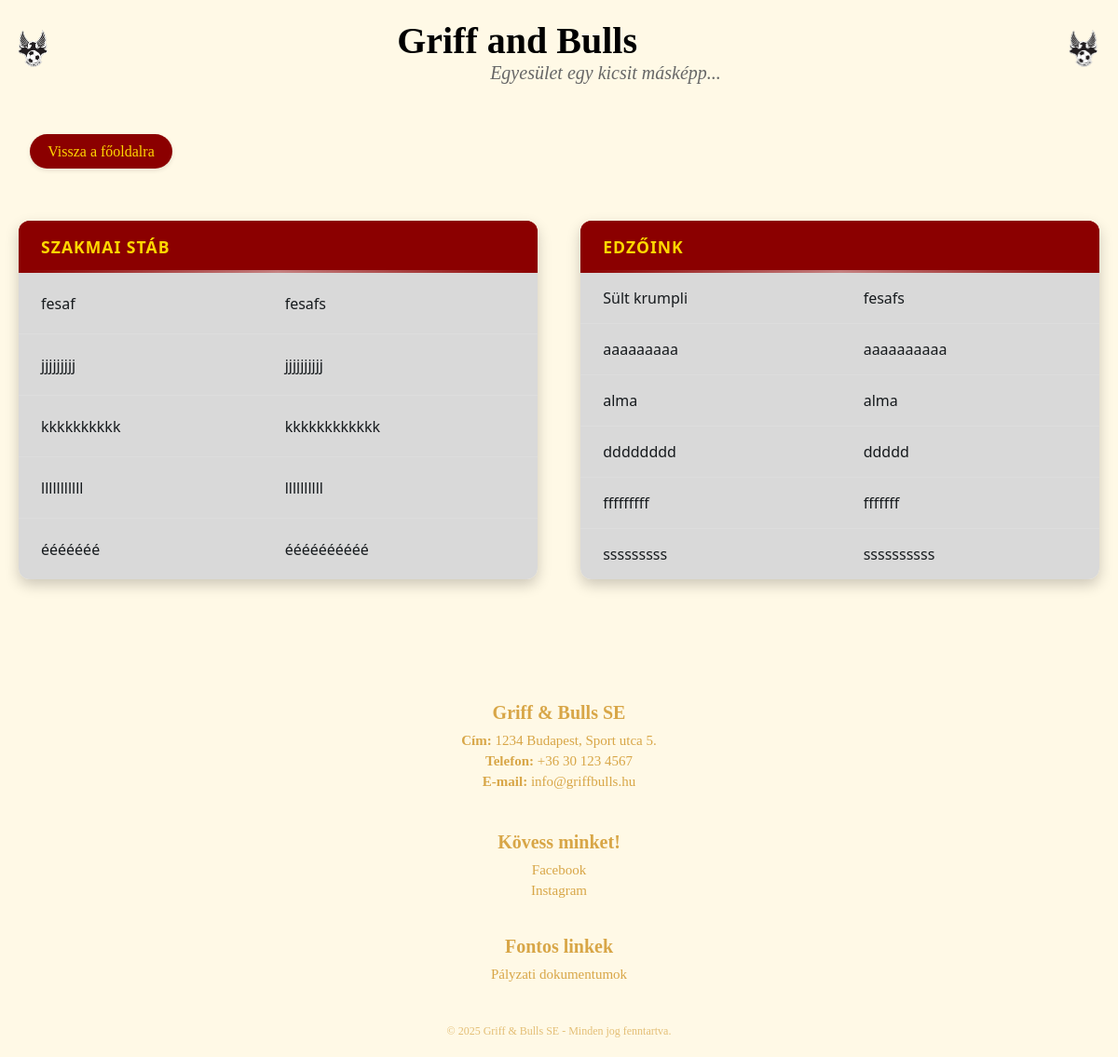
The app's page /edzok/ with its own data.
### hirek/models.py (models this page shows, shortened)
class Edzo(models.Model):
    TIPUS_CHOICES = [
        ('edzo', 'Edző'),
        ('szakmai', 'Szakmai Stáb'),
    ]
    nev = models.CharField("Név", max_length=250)
    pozicio = models.CharField("Pozíció", max_length=250)
    tipus = models.CharField("Típus", max_length=10, choices=TIPUS_CHOICES)
    korosztalyok = models.ManyToManyField(Korosztaly, blank=True, verbose_name="Vezetett korosztályok")
    class Meta:
        verbose_name = "Edző/Szakmai tag"
        verbose_name_plural = "Edzők/Szakmai stáb"

### hirek/views.py (the view)
# urls.py: path('edzok/', edzok, name='edzok'),
def edzok(request):
    edzok = Edzo.objects.all().order_by('tipus', 'nev')
    return render(request, 'hirek/edzok.html', {'edzok': edzok})

### hirek/templates/hirek/edzok.html (shortened to what this page needs)
{% load static %}
<!DOCTYPE html>
<html lang="hu">
  <head>
    <link rel="stylesheet" href="{% static 'hirek/edzok.css' %}" />
    <link rel="stylesheet" href="{% static 'hirek/header.css' %}" />
    <link rel="stylesheet" href="{% static 'hirek/footer.css' %}" />
    <link rel="stylesheet" href="{% static 'hirek/szinek.css' %}" />
  </head>
  <body>
    <header>
      <img class="gab_feher_bal" src="{% static 'hirek/gab_feher.png' %}" alt="GAB Fehér" />
      <div class="header-text">
        <h1>Griff and Bulls</h1>
        <p>Egyesület egy kicsit másképp...</p>
      </div>
      <img class="gab_feher_jobb" src="{% static 'hirek/gab_feher.png' %}" alt="GAB Fehér" />
    </header>
    <nav>
      <ul>
        <li><a href="/index/">Vissza a főoldalra</a></li>
      </ul>
    </nav>
    <main>
      <table class="edzok_tablazat">
        <thead>
          <tr class="tablazat_fejlec">
            <th colspan="2">Szakmai Stáb</th>
          </tr>
        </thead>
        <tbody>
          {% for szemely in edzok %}
            {% if szemely.tipus == 'szakmai' %}
              <tr>
                <td>{{ szemely.nev }}</td>
                <td>{{ szemely.pozicio }}</td>
              </tr>
            {% endif %}
          {% endfor %}
        </tbody>
      </table>
      <table class="edzok_tablazat">
        <thead>
          <tr class="tablazat_fejlec">
            <th colspan="2">Edzőink</th>
          </tr>
        </thead>
        <tbody>
          {% for szemely in edzok %}
            {% if szemely.tipus == 'edzo' %}
              <tr>
                <td>{{ szemely.nev }}</td>
                <td>{{ szemely.pozicio }}</td>
              </tr>
            {% endif %}
          {% endfor %}
        </tbody>
      </table>
    </main>
    <footer>
      <div class="footer-container">
        <div class="footer-info">
          <h3>Griff & Bulls SE</h3>
          <p><strong>Cím:</strong> 1234 Budapest, Sport utca 5.</p>
          <p><strong>Telefon:</strong> +36 30 123 4567</p>
          <p><strong>E-mail:</strong> info@griffbulls.hu</p>
        </div>
        <section class="footer_kapcsolat," id="kapcsolat">
          <div class="footer-socials">
            <h3>Kövess minket!</h3>
            <a href="https://www.facebook.com/p/Griff-Bulls-SE-100057331514748/" target="_blank">Facebook</a>
            <a href="https://www.instagram.com/griff_and_bulls_se?utm_source=ig_web_button_share_sheet&igsh=ZDNlZDc0MzIxNw==" target="_blank">Instagram</a>
          </div>
        </section>
        <div class="footer-links">
          <h3>Fontos linkek</h3>
          <a href="palyazat.html">Pályzati dokumentumok</a>
        </div>
      </div>
      <p class="footer-copy">
        © 2025 Griff & Bulls SE - Minden jog fenntartva.
      </p>
    </footer>
  </body>
</html>

### hirek/static/css/edzok.css (style rules this page uses)
* { margin: 0; padding: 0; box-sizing: border-box; }
main { display: flex; flex-direction: row; justify-content: space-between; margin: 2rem auto; max-width: 1200px; gap: 2rem; padding: 0 20px; font-family: 'Segoe UI', Tahoma, Geneva, Verdana, sans-serif; }
.edzok_tablazat { width: 48%; border-collapse: separate; border-spacing: 0; margin: 0; box-shadow: 0 6px 15px var(--shadow-color); border-radius: 12px; overflow: hidden; transition: transform 0.3s ease, box-shadow 0.3s ease; }
.edzok_tablazat th, .edzok_tablazat td { padding: 1rem 1.5rem; text-align: left; }
.edzok_tablazat td { background: var(--text-lighter); border-bottom: 1px solid var(--border-color); color: var(--primary-dark); font-size: 1rem; transition: background-color 0.2s ease; }
.edzok_tablazat tr:last-child td { border-bottom: none; }
.edzok_tablazat th { background-color: var(--primary-red); color: var(--primary-light); font-size: 1.1rem; font-weight: 600; text-transform: uppercase; letter-spacing: 1px; position: relative; }
.edzok_tablazat th::after { content: ''; position: absolute; bottom: 0; left: 0; width: 100%; height: 3px; background: linear-gradient(90deg, transparent, rgba(255, 255, 255, 0.5), transparent); }
.tablazat_fejlec { background-color: var(--primary-red); color: var(--primary-light); }
nav { margin-top: 10px; background-color: var(--bg-light); padding: 1.5rem 2rem; }
nav ul { list-style-type: none; margin-top: 10px; padding: 0; display: flex; justify-content: flex-start; gap: 1.5rem; }
nav ul li a { color: var(--primary-light); text-decoration: none; font-size: 1rem; font-weight: 500; transition: all 0.3s ease; background-color: var(--primary-red); padding: 0.6rem 1.2rem; border-radius: 25px; display: inline-block; box-shadow: 0 2px 5px rgba(0, 0, 0, 0.1); }

### hirek/static/js/header.css (style rules this page uses)
* { margin: 0; padding: 0; }
header { display: flex; align-items: center; justify-content: center; background-color: var(--bg-light); padding: 20px; position: fixed; top: 0; left: 0; width: 100%; z-index: 1000; transition: all 0.3s ease; }
body { padding-top: 100px; background-color: var(--bg-light); }
header img { height: 60px; margin: 0 10px; }
header h1 { font-size: 40px; color:var(text-primary); margin: 0; }
header p { font-size: 20px; color: var(--text-secondary); font-style: italic; padding-left: 100px; }
.gab_feher_bal, .gab_feher_jobb { position: absolute; height: 60px; margin-left: 15px; margin-right: 15px; }
.gab_feher_bal { left: 0; }
.gab_feher_jobb { right: 0; }

### hirek/static/css/footer.css (style rules this page uses)
footer { padding: 20px 0; padding-top: 100px; background-color: var(--bg-light); color: var(--primary-gold); text-align: center; }
.footer-container { display: flex; justify-content: space-around; flex-wrap: wrap; max-width: 80%; margin: 0 auto; gap: 20px; }
.footer-info, .footer-socials, .footer-links { flex: 1; min-width: 200px; }
.footer-info h3, .footer-socials h3, .footer-links h3 { font-size: 20px; margin-bottom: 10px; }
.footer-info p, .footer-socials a, .footer-links a { font-size: 15px; color: var(--text-gold); text-decoration: none; display: block; margin: 5px 0; }
.footer-copy { margin-top: 20px; font-size: 12px; opacity: 0.7; }
@media (max-width: 1200px) { .footer-container { flex-direction: column; text-align: center; } }
@media (max-width: 1200px) { .footer-info, .footer-socials, .footer-links { margin-bottom: 20px; } }

### hirek/static/css/szinek.css (style rules this page uses)
:root { --primary-dark: #161a1d; --primary-red: darkred; --primary-red-hover: #b30000; --primary-light: gold; --primary-gold: #d8a647; --primary-sandy: sandybrown; --text-primary: #333; --text-secondary: #666; --text-light: #f0f0f0; --text-lighter: #d9d9d9; --text-dark: #222; --text-cim: #FFB200; --text-vilagos-arany: #FFECB3; --bg-dark: #161a1d; --bg-light: #FFF9E6; --bg-gray: #d9d9d9; --bg-card: white; --griff-hatter-szin: #aa001b; --border-color: #ddd; --shadow-color: rgba(0, 0, 0, 0.2); --hover-shadow: rgba(0, 0, 0, 0.3); }

### records on screen
Edzo: nev "fesaf", pozicio "fesafs"
Edzo: nev "jjjjjjjjj", pozicio "jjjjjjjjjj"
Edzo: nev "kkkkkkkkkk", pozicio "kkkkkkkkkkkk"
Edzo: nev "lllllllllll", pozicio "llllllllll"
Edzo: nev "ééééééé", pozicio "éééééééééé"
Edzo: nev "Sült krumpli", pozicio "fesafs"
Edzo: nev "aaaaaaaaa", pozicio "aaaaaaaaaa"
Edzo: nev "alma", pozicio "alma"
Edzo: nev "dddddddd", pozicio "ddddd"
Edzo: nev "fffffffff", pozicio "fffffff"
Edzo: nev "sssssssss", pozicio "ssssssssss"
